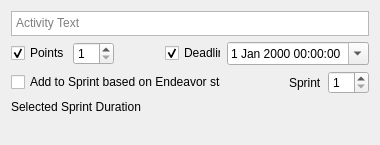
<?xml version="1.0" encoding="UTF-8"?>
<ui version="4.0">
 <class>QEditActivityWidget</class>
 <widget class="QWidget" name="QEditActivityWidget">
  <property name="geometry">
   <rect>
    <x>0</x>
    <y>0</y>
    <width>380</width>
    <height>145</height>
   </rect>
  </property>
  <property name="minimumSize">
   <size>
    <width>380</width>
    <height>145</height>
   </size>
  </property>
  <property name="windowTitle">
   <string>Form</string>
  </property>
  <layout class="QGridLayout" name="gridLayout">
   <item row="0" column="0" colspan="7">
    <widget class="QPlainTextEdit" name="txtEdName">
     <property name="sizePolicy">
      <sizepolicy hsizetype="MinimumExpanding" vsizetype="Preferred">
       <horstretch>0</horstretch>
       <verstretch>0</verstretch>
      </sizepolicy>
     </property>
     <property name="maximumSize">
      <size>
       <width>16777215</width>
       <height>50</height>
      </size>
     </property>
     <property name="horizontalScrollBarPolicy">
      <enum>Qt::ScrollBarAlwaysOff</enum>
     </property>
     <property name="placeholderText">
      <string>Activity Text</string>
     </property>
    </widget>
   </item>
   <item row="1" column="0">
    <widget class="QCheckBox" name="chkPoints">
     <property name="text">
      <string>Points</string>
     </property>
     <property name="checked">
      <bool>true</bool>
     </property>
    </widget>
   </item>
   <item row="1" column="1">
    <widget class="QSpinBox" name="sbxWeight">
     <property name="sizePolicy">
      <sizepolicy hsizetype="Fixed" vsizetype="Fixed">
       <horstretch>0</horstretch>
       <verstretch>0</verstretch>
      </sizepolicy>
     </property>
     <property name="minimum">
      <number>1</number>
     </property>
    </widget>
   </item>
   <item row="1" column="2">
    <spacer name="horizontalSpacer">
     <property name="orientation">
      <enum>Qt::Horizontal</enum>
     </property>
     <property name="sizeHint" stdset="0">
      <size>
       <width>37</width>
       <height>20</height>
      </size>
     </property>
    </spacer>
   </item>
   <item row="1" column="3">
    <widget class="QCheckBox" name="chkNotify">
     <property name="layoutDirection">
      <enum>Qt::LeftToRight</enum>
     </property>
     <property name="text">
      <string notr="true">Deadline</string>
     </property>
     <property name="checked">
      <bool>true</bool>
     </property>
     <property name="tristate">
      <bool>false</bool>
     </property>
    </widget>
   </item>
   <item row="1" column="4" colspan="3">
    <widget class="QDateTimeEdit" name="dtNotify">
     <property name="calendarPopup">
      <bool>true</bool>
     </property>
    </widget>
   </item>
   <item row="2" column="0" colspan="4">
    <widget class="QCheckBox" name="chkCreatedDtBased">
     <property name="text">
      <string>Add to Sprint based on Endeavor start</string>
     </property>
    </widget>
   </item>
   <item row="2" column="4">
    <spacer name="horizontalSpacer_3">
     <property name="orientation">
      <enum>Qt::Horizontal</enum>
     </property>
     <property name="sizeHint" stdset="0">
      <size>
       <width>43</width>
       <height>20</height>
      </size>
     </property>
    </spacer>
   </item>
   <item row="2" column="5">
    <widget class="QLabel" name="label_3">
     <property name="text">
      <string>Sprint</string>
     </property>
    </widget>
   </item>
   <item row="2" column="6">
    <widget class="QSpinBox" name="sbxSprint">
     <property name="minimum">
      <number>1</number>
     </property>
    </widget>
   </item>
   <item row="3" column="0" colspan="7">
    <widget class="QLabel" name="lblSprint">
     <property name="text">
      <string>Selected Sprint Duration</string>
     </property>
     <property name="textFormat">
      <enum>Qt::RichText</enum>
     </property>
    </widget>
   </item>
   <item row="4" column="0" colspan="7">
    <widget class="QLabel" name="lblValidation">
     <property name="palette">
      <palette>
       <active>
        <colorrole role="WindowText">
         <brush brushstyle="SolidPattern">
          <color alpha="255">
           <red>115</red>
           <green>0</green>
           <blue>0</blue>
          </color>
         </brush>
        </colorrole>
       </active>
       <inactive>
        <colorrole role="WindowText">
         <brush brushstyle="SolidPattern">
          <color alpha="255">
           <red>115</red>
           <green>0</green>
           <blue>0</blue>
          </color>
         </brush>
        </colorrole>
       </inactive>
       <disabled>
        <colorrole role="WindowText">
         <brush brushstyle="SolidPattern">
          <color alpha="255">
           <red>120</red>
           <green>120</green>
           <blue>120</blue>
          </color>
         </brush>
        </colorrole>
       </disabled>
      </palette>
     </property>
     <property name="text">
      <string/>
     </property>
     <property name="alignment">
      <set>Qt::AlignRight|Qt::AlignTrailing|Qt::AlignVCenter</set>
     </property>
    </widget>
   </item>
  </layout>
 </widget>
 <resources/>
 <connections/>
</ui>
